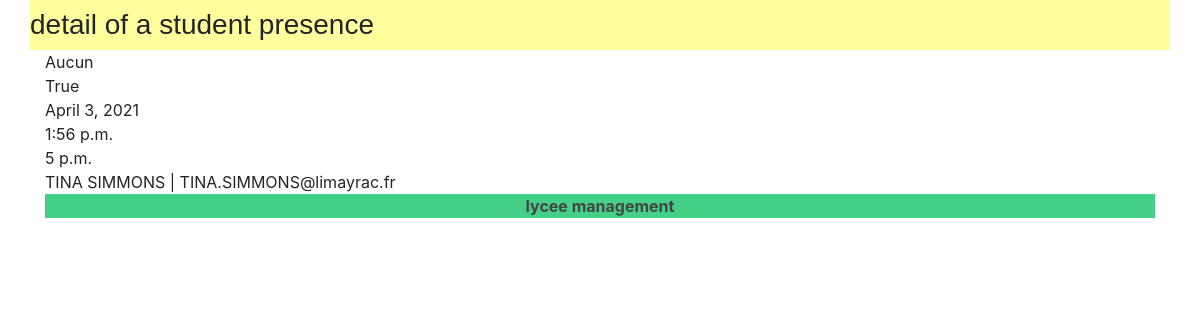
/lycee/call/one/44, run on the app's committed database.
### lycee/models.py (models this page shows, shortened)
class Presence(models.Model):
  reason = models.CharField(
    max_length = 50,
    blank = False,
    null = True,
    default = 'aucun'
  )
  isMissing = models.BooleanField(
    verbose_name = 'Is Missing',
    blank = False,
    default = 0
  )
  date = models.DateField(
    verbose_name= 'date',
    blank = False,
    null = False,
    help_text = 'yyyy-mm-dd',
  )
  time_start = models.TimeField(
    blank=True,
    null=True,
    help_text = 'HH:MM'
    )
  time_end = models.TimeField(
    blank=True,
    null=True,
    help_text = 'HH:MM'
    )
  student = models.ForeignKey(
    Student,
    on_delete = models.CASCADE,
    null = True
  )
  appel = models.ForeignKey(
    Appel,
    on_delete = models.CASCADE,
    null = True
  )

class Student(models.Model):
  first_name = models.CharField(
    max_length = 50,
    blank = False,
    null = False
  )
  birth_date = models.DateField(
    verbose_name= 'date of birth',
    blank = False,
    null = False
  )
  last_name = models.CharField(
    max_length = 255,
    blank = False,
    null = False,
    help_text = "last name",
    default= '???'
  )
  phone = models.CharField(
    max_length = 10,
    verbose_name = "phone number of student",
    blank = False,
    null = False,
    help_text = "phone number of student",
    default= '0123456789'
  )
  email = models.CharField(
    max_length = 255,
    verbose_name = "email of student",
    blank = False,
    null = False,
    help_text = "email of student",
    default = 'a@a.fr'
  )
  comments = models.CharField(
    max_length = 255,
    verbose_name = "comments of student",
    blank = True,
    null = False,
    help_text = "comments of student",
    default = '...'
  )
  cursus = models.ForeignKey(
    Cursus,
    on_delete = models.CASCADE,
    null = True
  )
  def __str__(self):
    return '{} {} | {}'.format(self.first_name,self.last_name,self.email)

### lycee/views.py (the view)
# urls.py: path('lycee/call/one/<int:presence_id>',views.detail_presence,name='detail_presence'),
def detail_presence(request,presence_id):
  result_list = Presence.objects.get(pk=presence_id)
  context = {
    'liste' : result_list,
  }
  return render(request,'lycee/call/one/detail_presence.html',context)

### lycee/templates/lycee/call/one/detail_presence.html (shortened to what this page needs)
{% extends "master.html" %} {% load static %} {% if liste %} {% block title %}
<h3>detail of a student presence</h3>
{% endblock %} {% block content %}
<div class="container">
	<div class="row">
		<div class="col">
			{{liste.reason}}
			{{liste.isMissing}}
			{{liste.date}}
			{{liste.time_start}}
			{{liste.time_end}}
			{{liste.student}}
		</div>
	</div>
</div>
{% endblock %} {% else %}
<p> No cursus to show .</p>
{% endif %}

### lycee/static/lycee/style.css (style rules this page uses)
html { position: relative; min-height: 100%; }

### data on the page
Presence: reason "Aucun", isMissing "True", date "April 3, 2021", time_start "1:56 p.m.", time_end "5 p.m.", student "TINA SIMMONS | TINA.SIMMONS@limayrac.fr"
